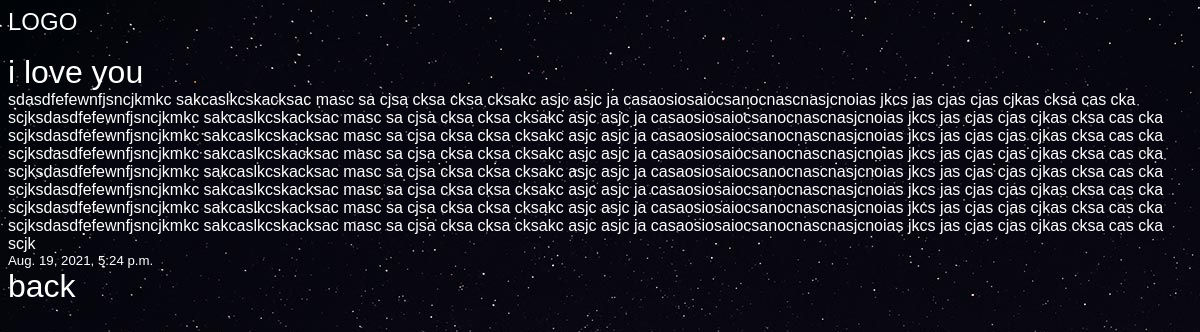
The app's page /articles/i-love-you with its own data.
### articles/models.py (models this page shows, shortened)
class Article(models.Model):
    title = models.CharField(max_length = 100)
    body = models.TextField()
    slug = models.SlugField()
    date = models.DateTimeField(auto_now_add = True)
    image = models.ImageField(default='default.jpg',blank=True)

### articles/views.py (the view)
# urls.py: path('<slug>', views.article_details, name='details'),
def article_details(request, slug):
    article = models.Article.objects.get(slug=slug)
    args = {'article':article}
    return render(request, 'articles/article_details.html', args)

### articles/templates/articles/article_details.html (shortened to what this page needs)
{% extends 'base.html' %}
{% load static %}
{%block content%}
<h1>{{article.title}}</h1>
<h4>{{article.body}}</h4>
<h5>{{article.date}}</h5>
<h1><a href="{% url 'articles_home' %}">back</a></h1>
{%endblock%}

### assets/styles.css (style rules this page uses)
body { background-color: #0f121f; background-image: url(stars.jpg); background-repeat-y:no-repeat; background-attachment: fixed; color:#fff; }
body * { font-family:arial; }
h1,h2,h3,h4,h5 { font-weight:normal; margin:0; }
a,a:hover,a:visited { color:#fff; text-decoration:none; }

### records on screen
Article: title "i love you", body "sdasdfefewnfjsncjkmkc sakcaslkcskacksac masc sa cjsa cksa cksa cksakc asjc asjc ja casaosiosaiocsanocnascnasjcnoias jkcs jas cjas cjas cjkas cksa cas cka scjksdasdfefewnfjsncjkmkc sakcaslkcskacksac masc sa cjsa cksa cksa cksakc asjc asjc ja casaosiosaiocsanocnascnasjcnoias jkcs jas cjas cjas cjkas cksa cas cka scjksdasdfefewnfjsncjkmkc sakcaslkcskacksac masc sa cjsa cksa cksa cksakc asjc asjc ja casaosiosaiocsanocnascnasjcnoias jkcs jas cjas cjas cjkas cksa cas cka scjksdasdfefewnfjsncjkmkc sakcaslkcskacksac masc sa cjsa cksa cksa cksakc asjc asjc ja casaosiosaiocsanocnascnasjcnoias jkcs jas cjas cjas cjkas cksa cas cka scjksdasdfefewnfjsncjkmkc sakcaslkcskacksac masc sa cjsa cksa cksa…", date "Aug. 19, 2021, 5:24 p.m."
